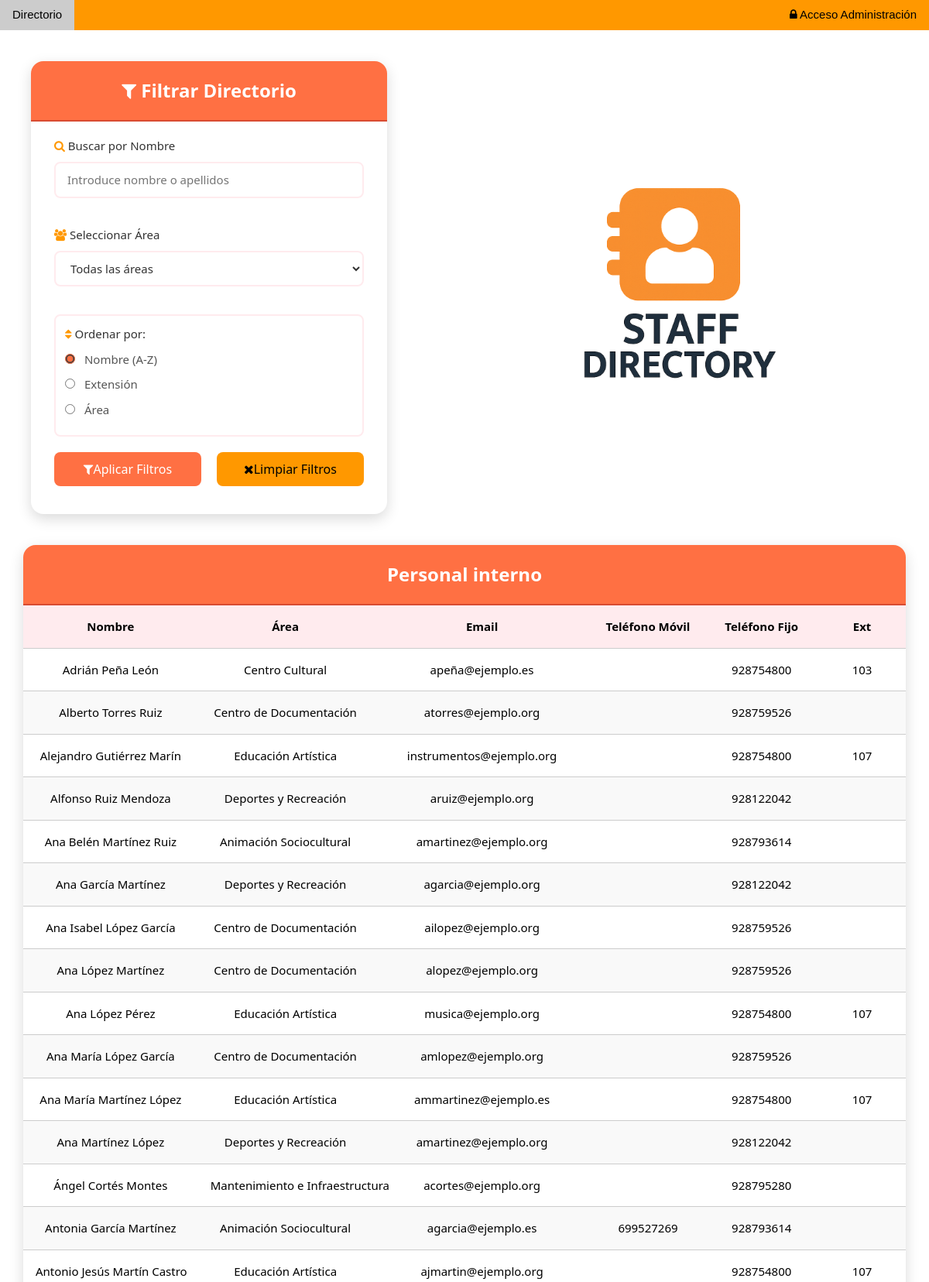
The page / (upper part) on the database its author committed.
### tables this page shows
CREATE TABLE `empleados` (
  `Id` int(10) NOT NULL AUTO_INCREMENT,
  `nombre_apellidos` varchar(255) NOT NULL,
  `email` varchar(255) NOT NULL,
  `telefono_movil` int(9) DEFAULT NULL,
  `extension` int(4) DEFAULT NULL,
  `idArea` int(10) DEFAULT NULL,
  `telefono_fijo` int(9) DEFAULT NULL,
  PRIMARY KEY (`Id`),
  KEY `idArea` (`idArea`),
  CONSTRAINT `empleados_ibfk_1` FOREIGN KEY (`idArea`) REFERENCES `area` (`Id`)
);

CREATE TABLE `area` (
  `Id` int(10) NOT NULL AUTO_INCREMENT,
  `nombre_area` varchar(255) NOT NULL,
  PRIMARY KEY (`Id`)
);

### index.php (the view, shortened to what this page needs)
<?php
require_once('includes/conexion.php');
$ord = isset($_POST['ord']) ? $_POST['ord'] : 'empleados.nombre_apellidos';
$sql = "SELECT empleados.nombre_apellidos, empleados.extension,
               empleados.telefono_fijo, empleados.telefono_movil,
               empleados.email, area.nombre_area
        FROM empleados
        INNER JOIN area ON empleados.idArea = area.Id";
if ($ord === 'empleados.extension') {
    $sql .= " ORDER BY empleados.extension IS NULL OR empleados.extension = '', empleados.extension";
} else {
    $sql .= " ORDER BY $ord";
}
try {
    $stmt = $conn->prepare($sql);
    if (!$stmt->execute()) {
        throw new Exception("Error al ejecutar la consulta: " . $stmt->error);
    }
    $stmt->store_result();
    $stmt->bind_result($nombre_apellidos, $extension, $telefono_fijo, $telefono_movil, $email, $nombre_area);
    $hay_resultados = $stmt->num_rows > 0;
} catch (Exception $e) {
    die("Error en la consulta: " . $e->getMessage());
}
?>
<!doctype html>
<html>
<head>
    <link rel="stylesheet" href="CSS/w3.css">
    <link rel="stylesheet" href="CSS/font-awesome/css/font-awesome.min.css">
    <link rel="stylesheet" href="CSS/styles.css">
</head>
<body>
<div class="w3-bar w3-orange">
    <a href="index.php" class="w3-bar-item w3-button">Directorio</a>
    <a href="admin/login.php" class="w3-bar-item w3-button w3-right">
        <i class="fa fa-lock"></i> Acceso Administración
    </a>
</div>
<div class="filter-logo-container">
    <div class="modern-filter-wrapper">
        <div class="modern-table-title">
            <i class="fa fa-filter"></i> Filtrar Directorio
        </div>
        <form name="filtrar" action="index.php" method="post" class="modern-filter-content">
            <div class="w3-margin-bottom">
                <label class="filter-label"><i class="fa fa-search w3-text-orange"></i> Buscar por Nombre</label>
                <input class="filter-select" type="text" name="nombre" placeholder="Introduce nombre o apellidos"
                    value="<?= isset($_POST['nombre']) ? htmlspecialchars($_POST['nombre']) : '' ?>">
            </div>
            <div class="w3-margin-bottom">
                <label class="filter-label"><i class="fa fa-users w3-text-orange"></i> Seleccionar Área</label>
                <select name="dep" class="filter-select">
                    <option value="" <?= !isset($_POST['dep']) ? 'selected' : '' ?>>Todas las áreas</option>
                </select>
            </div>
            <div class="filter-radio-group">
                <label class="filter-label"><i class="fa fa-sort w3-text-orange"></i> Ordenar por:</label>
                <label class="filter-radio-label">
                    <input class="filter-radio" type="radio" name="ord" value="empleados.nombre_apellidos"
                        <?= (!isset($_POST['ord']) || $_POST['ord'] == 'empleados.nombre_apellidos') ? 'checked' : '' ?>>
                    Nombre (A-Z)
                </label>
                <label class="filter-radio-label">
                    <input class="filter-radio" type="radio" name="ord" value="empleados.extension"
                        <?= (isset($_POST['ord']) && $_POST['ord'] == 'empleados.extension') ? 'checked' : '' ?>>
                    Extensión
                </label>
                <label class="filter-radio-label">
                    <input class="filter-radio" type="radio" name="ord" value="area.nombre_area"
                        <?= (isset($_POST['ord']) && $_POST['ord'] == 'area.nombre_area') ? 'checked' : '' ?>>
                    Área
                </label>
            </div>
            <div class="w3-row w3-section" style="margin-top: 25px;">
                <div class="w3-half" style="padding-right: 10px;">
                    <button class="modern-btn w3-block" type="submit" name="filtro" title="Filtrar">
                        <i class="fa fa-filter"></i> Aplicar Filtros
                    </button>
                </div>
                <div class="w3-half" style="padding-left: 10px;">
                    <a href="index.php" class="modern-btn w3-block w3-orange">
                        <i class="fa fa-times"></i> Limpiar Filtros
                    </a>
                </div>
            </div>
        </form>
    </div>
    <div>
        <img src="imagenes/mainlogo.png" alt="Logo de la app" class="logo-main">
    </div>
</div>
<div class="modern-table-wrapper">
    <div class="modern-table-title">Personal interno</div>
    <table class="modern-table">
        <thead>
            <tr>
                <th>Nombre</th>
                <th>Área</th>
                <th>Email</th>
                <th>Teléfono Móvil</th>
                <th>Teléfono Fijo</th>
                <th>Ext</th>
            </tr>
        </thead>
        <tbody>
            <?php
                if ($hay_resultados) {
                    while ($stmt->fetch()) {
                        echo "<tr>";
                        echo "<td>" . htmlspecialchars($nombre_apellidos) . "</td>";
                        echo "<td>" . htmlspecialchars($nombre_area) . "</td>";
                        echo "<td>" . nl2br(htmlspecialchars($email)) . "</td>";
                        echo "<td>" . htmlspecialchars($telefono_movil) . "</td>";
                        echo "<td>" . htmlspecialchars($telefono_fijo) . "</td>";
                        echo "<td>" . htmlspecialchars($extension) . "</td>";
                        echo "</tr>";
                    }
                } else {
                    echo "<tr><td colspan='6' class='w3-center w3-text-red'>No se encontraron resultados.</td></tr>";
                }
            ?>
        </tbody>
    </table>
</div>
</body>
</html>

### CSS/w3.css (style rules this page uses)
*,*:before,*:after { box-sizing:inherit }
html { -ms-text-size-adjust:100%;-webkit-text-size-adjust:100% }
body { margin:0 }
a { background-color:transparent }
img { border-style:none }
button,input,select,textarea,optgroup { font:inherit;margin:0 }
button,input { overflow:visible }
button,select { text-transform:none }
button,[type=button],[type=reset],[type=submit] { -webkit-appearance:button }
[type=checkbox],[type=radio] { padding:0 }
html,body { font-family:Verdana,sans-serif;font-size:15px;line-height:1.5 }
html { overflow-x:hidden }
img { vertical-align:middle }
a { color:inherit }
.w3-btn,.w3-button { border:none;display:inline-block;padding:8px 16px;vertical-align:middle;overflow:hidden;text-decoration:none;color:inherit;background-color:inherit;text-align:center;cursor:pointer;white-space:nowrap }
.w3-btn,.w3-button { -webkit-touch-callout:none;-webkit-user-select:none;-khtml-user-select:none;-moz-user-select:none;-ms-user-select:none;user-select:none }
.w3-bar { width:100%;overflow:hidden }
.w3-bar .w3-bar-item { padding:8px 16px;float:left;width:auto;border:none;display:block;outline:0 }
.w3-bar .w3-button { white-space:normal }
.w3-block { display:block;width:100% }
.w3-container:after,.w3-container:before,.w3-panel:after,.w3-panel:before,.w3-row:after,.w3-row:before,.w3-row-padding:after,.w3-row-padding:before, .w3-cell-row:before,.w3-cell-row:after,.w3-clear:after,.w3-clear:before,.w3-bar:before,.w3-bar:after { content:"";display:table;clear:both }
.w3-col,.w3-half,.w3-third,.w3-twothird,.w3-threequarter,.w3-quarter { float:left;width:100% }
@media (min-width:601px) { .w3-col.m6,.w3-half { width:49.99999% } }
.w3-section,.w3-code { margin-top:16px!important;margin-bottom:16px!important }
.w3-margin-bottom { margin-bottom:16px!important }
.w3-right { float:right!important }
.w3-orange,.w3-hover-orange:hover { color:#000!important;background-color:#ff9800!important }
.w3-text-orange,.w3-hover-text-orange:hover { color:#ff9800!important }

### rows shown on the page
empleados: nombre_apellidos "Adrián Peña León", idArea.nombre_area "Centro Cultural", email "apeña@ejemplo.es", telefono_fijo "928754800", extension "103"
empleados: nombre_apellidos "Alberto Torres Ruiz", idArea.nombre_area "Centro de Documentación", email "atorres@ejemplo.org", telefono_fijo "928759526"
empleados: nombre_apellidos "Alejandro Gutiérrez Marín", idArea.nombre_area "Educación Artística", email "instrumentos@ejemplo.org", telefono_fijo "928754800", extension "107"
empleados: nombre_apellidos "Alfonso Ruiz Mendoza", idArea.nombre_area "Deportes y Recreación", email "aruiz@ejemplo.org", telefono_fijo "928122042"
empleados: nombre_apellidos "Ana Belén Martínez Ruiz", idArea.nombre_area "Animación Sociocultural", email "amartinez@ejemplo.org", telefono_fijo "928793614"
empleados: nombre_apellidos "Ana García Martínez", idArea.nombre_area "Deportes y Recreación", email "agarcia@ejemplo.org", telefono_fijo "928122042"
empleados: nombre_apellidos "Ana Isabel López García", idArea.nombre_area "Centro de Documentación", email "ailopez@ejemplo.org", telefono_fijo "928759526"
empleados: nombre_apellidos "Ana López Martínez", idArea.nombre_area "Centro de Documentación", email "alopez@ejemplo.org", telefono_fijo "928759526"
empleados: nombre_apellidos "Ana López Pérez", idArea.nombre_area "Educación Artística", email "musica@ejemplo.org", telefono_fijo "928754800", extension "107"
empleados: nombre_apellidos "Ana María López García", idArea.nombre_area "Centro de Documentación", email "amlopez@ejemplo.org", telefono_fijo "928759526"
empleados: nombre_apellidos "Ana María Martínez López", idArea.nombre_area "Educación Artística", email "ammartinez@ejemplo.es", telefono_fijo "928754800", extension "107"
empleados: nombre_apellidos "Ana Martínez López", idArea.nombre_area "Deportes y Recreación", email "amartinez@ejemplo.org", telefono_fijo "928122042"
empleados: nombre_apellidos "Ángel Cortés Montes", idArea.nombre_area "Mantenimiento e Infraestructura", email "acortes@ejemplo.org", telefono_fijo "928795280"
empleados: nombre_apellidos "Antonia García Martínez", idArea.nombre_area "Animación Sociocultural", email "agarcia@ejemplo.es", telefono_movil "699527269", telefono_fijo "928793614"
empleados: nombre_apellidos "Antonio Jesús Martín Castro", idArea.nombre_area "Educación Artística", email "ajmartin@ejemplo.org", telefono_fijo "928754800", extension "107"
